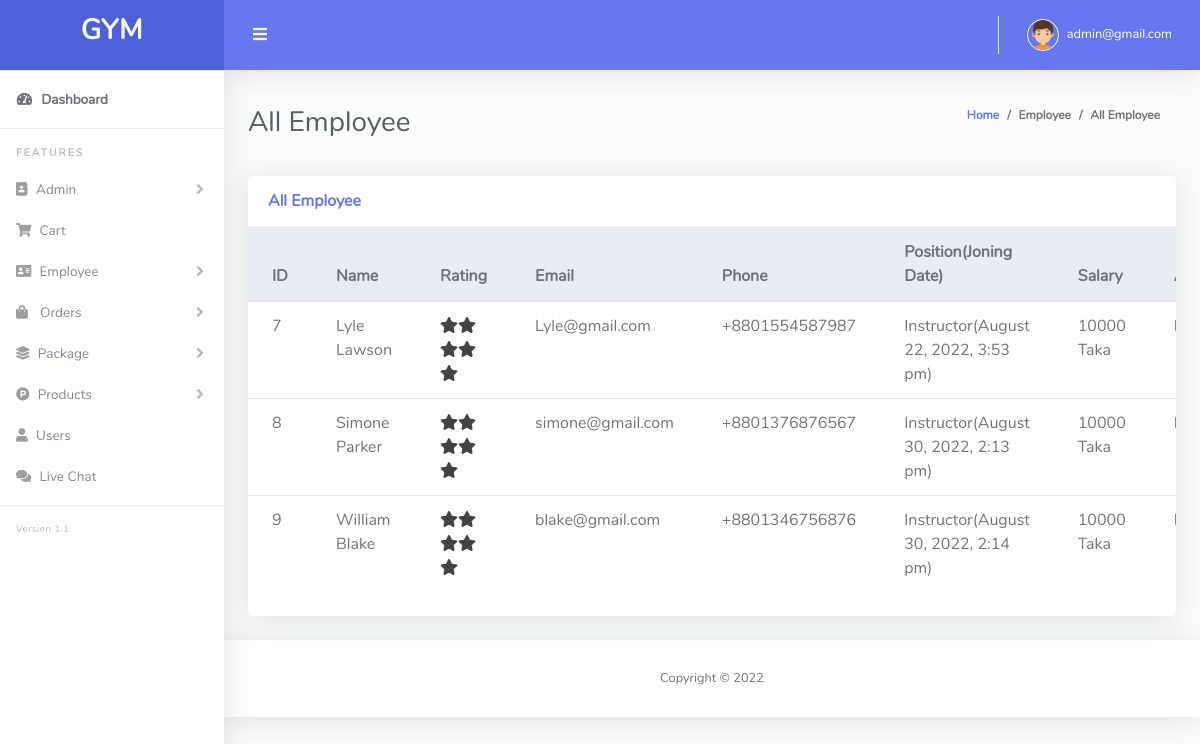
The page /admin/employee_list.php (signed in) on the database its author committed.
### tables this page shows
CREATE TABLE `employee_table` (
  `emp_id` int(11) NOT NULL,
  `emp_name` varchar(200) NOT NULL,
  `emp_job_status` varchar(200) NOT NULL,
  `emp_email` varchar(200) NOT NULL,
  `emp_phone` varchar(200) NOT NULL,
  `emp_image` varchar(200) NOT NULL,
  `emp_salary` varchar(200) NOT NULL,
  `create_emp` timestamp NOT NULL DEFAULT current_timestamp(),
  `emp_address` text NOT NULL,
  `total_rat` int(11) DEFAULT NULL,
  `hit` int(11) DEFAULT NULL
);

### Classes/DB.php (called while the page is built, shortened)
<?php
class DB
{
    public function connect(){
        $this->conn = new mysqli("localhost","root","","gym");
        if ($this->conn->connect_error) {
          die("Connection failed: " . $this->conn->connect_error);
        }
        else{
            return $msg =  "connected";
        }
    }
}

### Classes/EmployeeClass.php (called while the page is built, shortened)
<?php
include_once 'db.php';
class EmployeeClass extends DB
{
    public function viewEmployee()
    {
        $qry = "SELECT * FROM employee_table";
        $result = $this->conn->query($qry);
        return $result;
    }
}

### admin/employee_list.php (the view, shortened to what this page needs)
<?php include 'layouts/header.php';
?>
<div class="container-fluid" id="container-wrapper">
    <div class="d-sm-flex align-items-center justify-content-between mb-4">
        <h1 class="h3 mb-0 text-gray-800">All Employee</h1>
        <ol class="breadcrumb">
            <li class="breadcrumb-item"><a href="./">Home</a></li>
            <li class="breadcrumb-item">Employee</li>
            <li class="breadcrumb-item active" aria-current="page">All Employee</li>
        </ol>
    </div>
    <div class="row">
        <div class="col-lg-12 mb-4">
            <div class="card">
                <div class="card-header py-3 d-flex flex-row align-items-center justify-content-between">
                    <h6 class="m-0 font-weight-bold text-primary">All Employee</h6>
                </div>
                <div class="table-responsive">
                    <table class="table align-items-center table-flush">
                        <thead class="thead-light">
                            <tr>
                                <th>ID</th>
                                <th>Name</th>
                                <th>Rating</th>
                                <th>Email</th>
                                <th>Phone</th>
                                <th>Position(Joning Date)</th>
                                <th>Salary <br></th>
                                <th>Address</th>
                            </tr>
                        </thead>
                        <tbody>
                            <?php
                            $view = $emp->viewEmployee();
                            foreach ($view as $value) {
                            ?>
                                <tr>
                                    <td><?php echo $value['emp_id']; ?></td>
                                    <td><?php echo $value['emp_name']; ?></td>
                                    <td><?php
                                        if ($value['total_rat'] == NULL || $value['hit'] == NULL) {
                                            for ($i = 0; $i < 5; $i++) {
                                                echo '<span style="color:#444;" class="fa fa-star"></span>';
                                            }
                                        } ?>
                                    </td>
                                    <td><?php echo $value['emp_email']; ?></td>
                                    <td><?php echo $value['emp_phone']; ?></td>
                                    <td><?php echo $value['emp_job_status'] . "(" . date("F j, Y, g:i a", strtotime($value['create_emp'])) . ")"; ?> </td>
                                    <td><?php echo $value['emp_salary']; ?> Taka</td>
                                    <td><?php echo $value['emp_address']; ?> </td>
                                </tr>
                            <?php } ?>
                        </tbody>
                    </table>
                </div>
                <div class="card-footer"></div>
            </div>
        </div>
    </div>
</div>
<?php include 'layouts/footer.php'; ?>

### rows shown on the page
employee_table: emp_id "7", emp_name "Lyle Lawson", emp_email "Lyle@gmail.com", emp_phone "+8801554587987", emp_job_status "Instructor", create_emp "August 22, 2022, 3:53 pm", emp_salary "10000"
employee_table: emp_id "8", emp_name "Simone Parker", emp_email "simone@gmail.com", emp_phone "+8801376876567", emp_job_status "Instructor", create_emp "August 30, 2022, 2:13 pm", emp_salary "10000"
employee_table: emp_id "9", emp_name "William Blake", emp_email "blake@gmail.com", emp_phone "+8801346756876", emp_job_status "Instructor", create_emp "August 30, 2022, 2:14 pm", emp_salary "10000"

### other values the page prints
$_SESSION['admin_email'] "admin@gmail.com"
